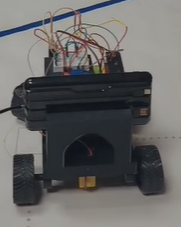
#> input picture media/robot-photos/version1/back.png, 181 x 227 px
$ python -i vision_floor.py   (imports and definitions only)
#> lines starting #> are read from the running program, lines starting #| are printed output that depends on the picture; after the words box and inside, x2 and y2 are one past the last pixel; in counts of white or black regions, pixels touching at a corner belong together
# vision_floor.py

import cv2
import numpy as np


def build_floor_mask(frame):
    hsv = cv2.cvtColor(frame, cv2.COLOR_BGR2HSV)

    lower_floor = np.array([0, 0, 80])
    upper_floor = np.array([180, 80, 255])

    floor_mask = cv2.inRange(hsv, lower_floor, upper_floor)

    kernel = np.ones((7, 7), np.uint8)

    floor_mask = cv2.morphologyEx(floor_mask, cv2.MORPH_CLOSE, kernel)
    floor_mask = cv2.morphologyEx(floor_mask, cv2.MORPH_OPEN, kernel)

    return floor_mask


def largest_white_segment(row):
    best_start = None
    best_end = None
    best_len = 0
    current_start = None

    for x, value in enumerate(row):
        if value > 0:
            if current_start is None:
                current_start = x
        else:
            if current_start is not None:
                current_end = x - 1
                current_len = current_end - current_start + 1

                if current_len > best_len:
                    best_start = current_start
                    best_end = current_end
                    best_len = current_len

                current_start = None

    if current_start is not None:
        current_end = len(row) - 1
        current_len = current_end - current_start + 1

        if current_len > best_len:
            best_start = current_start
            best_end = current_end
            best_len = current_len

    return best_start, best_end, best_len


def analyze_floor(frame):
    height, width = frame.shape[:2]
    floor_mask = build_floor_mask(frame)
    annotated = frame.copy()

    scanline_ys = [
        int(height * 0.58),
        int(height * 0.66),
        int(height * 0.74),
        int(height * 0.82),
    ]

    centers = []
    segment_lengths = []

    for y in scanline_ys:
        row = floor_mask[y, :]
        start_x, end_x, segment_len = largest_white_segment(row)

        cv2.line(annotated, (0, y), (width, y), (255, 255, 255), 1)

        if start_x is None or end_x is None or segment_len < 120:
            continue

        center_x = (start_x + end_x) // 2

        centers.append(center_x)
        segment_lengths.append(segment_len)

        cv2.circle(annotated, (start_x, y), 5, (255, 255, 255), -1)
        cv2.circle(annotated, (end_x, y), 5, (255, 255, 255), -1)
        cv2.circle(annotated, (center_x, y), 5, (255, 255, 255), -1)

    if centers:
        target_x = int(np.median(centers[-2:]))
        vision_ok = True
    else:
        target_x = width // 2
        vision_ok = False

    error = target_x - (width // 2)
    steering_value = int((error / (width // 2)) * 100)
    steering_value = max(-100, min(100, steering_value))

    # Front check: look at upper-middle area.
    # If the visible white floor ahead is small, a wall/corner is near.
    front_y1 = int(height * 0.38)
    front_y2 = int(height * 0.58)
    front_x1 = int(width * 0.25)
    front_x2 = int(width * 0.75)

    front_roi = floor_mask[front_y1:front_y2, front_x1:front_x2]
    white_pixels = cv2.countNonZero(front_roi)
    roi_area = front_roi.shape[0] * front_roi.shape[1]
    front_white_ratio = white_pixels / roi_area

    front_blocked = front_white_ratio < 0.35

    cv2.rectangle(
        annotated,
        (front_x1, front_y1),
        (front_x2, front_y2),
        (255, 255, 255),
        2,
    )

    target_y = int(height * 0.76)

    cv2.circle(annotated, (target_x, target_y), 10, (255, 255, 255), -1)
    cv2.line(annotated, (width // 2, height), (target_x, target_y), (255, 255, 255), 2)

    cv2.putText(
        annotated,
        f"err={error}, steer={steering_value}, front={front_white_ratio:.2f}, blocked={front_blocked}",
        (20, 40),
        cv2.FONT_HERSHEY_SIMPLEX,
        0.55,
        (255, 255, 255),
        2,
    )

    return {
        "floor_mask": floor_mask,
        "annotated": annotated,
        "target_x": target_x,
        "error": error,
        "steering_value": steering_value,
        "vision_ok": vision_ok,
        "centers": centers,
        "segment_lengths": segment_lengths,
        "front_white_ratio": front_white_ratio,
        "front_blocked": front_blocked,
    }

>>> import cv2
>>> picture = cv2.imread('../../media/robot-photos/version1/back.png')
#> picture is the input picture: shape (227, 181, 3); mean B, G, R 102.2, 102.7, 103.3
>>> result = analyze_floor(picture)
#> in build_floor_mask, `hsv = cv2.cvtColor(frame, cv2.COLOR_BGR2HSV)`: hsv: shape (227, 181, 3); mean H, S, V 58.2, 30.6, 107.3
#> in build_floor_mask, `floor_mask = cv2.inRange(hsv, lower_floor, upper_floor)`:
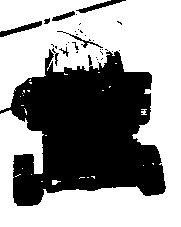
#> floor_mask: shape (227, 181); 58.8% white; 32 black regions (24 under 20 px), largest, box (x1, y1, x2, y2) and area: (0, 49, 166, 206) 16151, (0, 21, 42, 37) 212, (76, 0, 126, 13) 189
#> in build_floor_mask, `floor_mask = cv2.morphologyEx(floor_mask, cv2.MORPH_CLOSE, kernel)`:
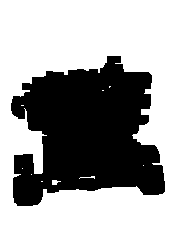
#> floor_mask: shape (227, 181); 62.1% white; 1 black region, box (x1, y1, x2, y2) and area: (11, 56, 165, 206) 15576
#> in build_floor_mask, `floor_mask = cv2.morphologyEx(floor_mask, cv2.MORPH_OPEN, kernel)`:
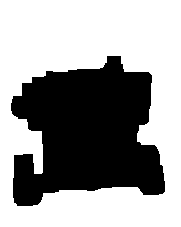
#> floor_mask: shape (227, 181); 61.4% white; 1 black region, box (x1, y1, x2, y2) and area: (11, 56, 165, 206) 15878
#> the loop in analyze_floor, `for y in scanline_ys:` made 4 passes
#> (current_len in largest_white_segment, start_x, end_x, segment_len) on passes 1, 3, 4: (43, 138, 180, 43), (18, 163, 180, 18), (16, 165, 180, 16)
#> (current_len in largest_white_segment, start_x, end_x, segment_len) on pass 2: (23, 0, 42, 43)
#> after the loop in analyze_floor, `for y in scanline_ys:`:
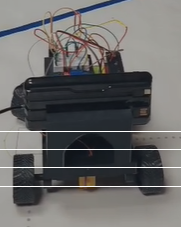
#> annotated: shape (227, 181, 3); 1.76% of pixels changed, all inside (x1, y1, x2, y2) = (0, 131, 181, 187)
#> after the loop in analyze_floor, `for y in scanline_ys:`: centers = []
#> in analyze_floor, `front_roi = floor_mask[front_y1:front_y2, front_x1:front_x2]`: front_roi: shape (45, 90); every value is 0
#> in analyze_floor, `white_pixels = cv2.countNonZero(front_roi)`: white_pixels = 0
#> in analyze_floor, `front_blocked = front_white_ratio < 0.35`: front_blocked = True
#> in analyze_floor, `cv2.putText( annotated, f"err={error}, steer={steering_value}, front={..`:
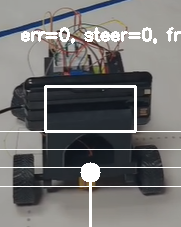
#> annotated: shape (227, 181, 3); mean B, G, R 113.7, 114.1, 114.6
#> result = 10 items

$ run again, on media/robot-photos/version1/front.png
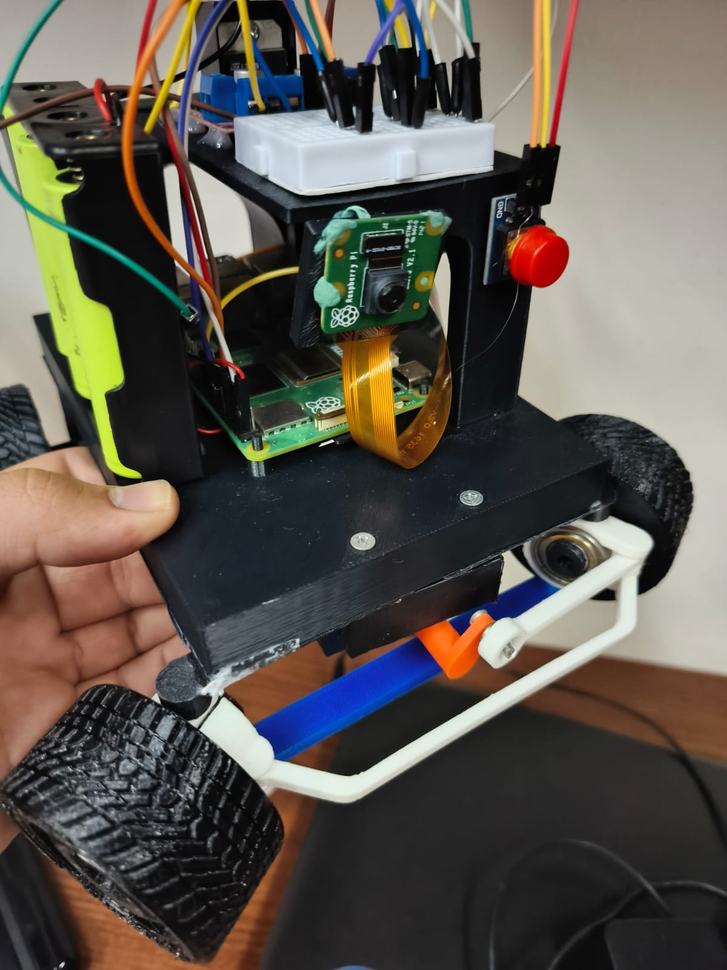
#> input picture media/robot-photos/version1/front.png, 727 x 970 px, shrunk from 1200 x 1600 before the run
#> picture is the input picture: shape (970, 727, 3); mean B, G, R 79.1, 87.2, 92.7
#> hsv: shape (970, 727, 3); mean H, S, V 49.4, 61.3, 100.6
#> in build_floor_mask, `floor_mask = cv2.morphologyEx(floor_mask, cv2.MORPH_OPEN, kernel)`:
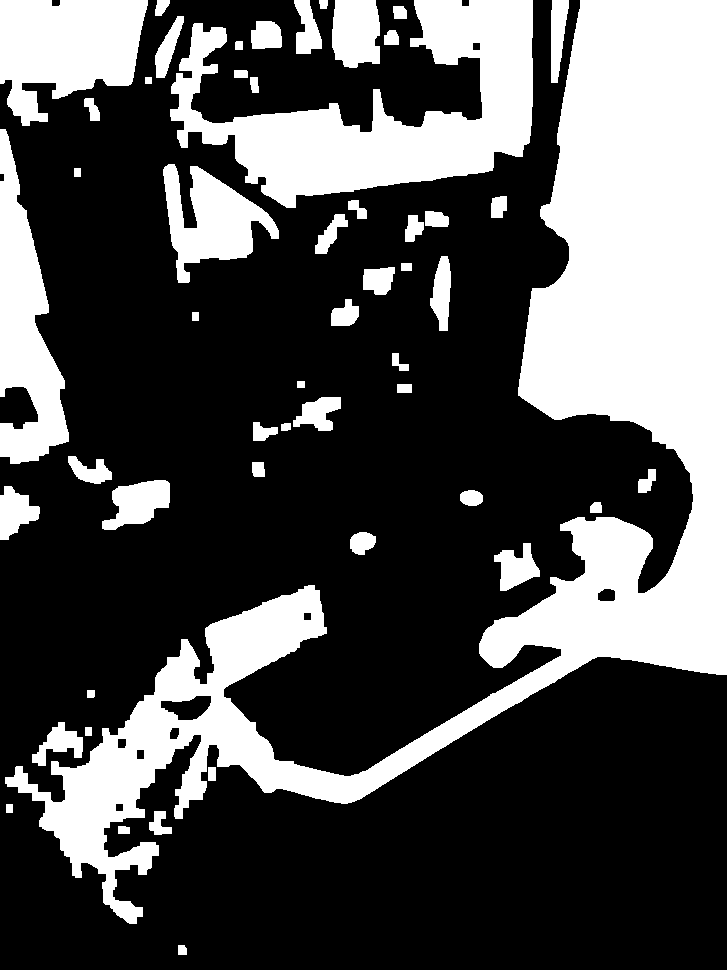
#> floor_mask: shape (970, 727); 32.1% white; 53 white regions, largest, box (x1, y1, x2, y2) and area: (5, 0, 727, 924) 139470, (170, 0, 533, 208) 32683, (0, 0, 148, 126) 12988
#> the loop in analyze_floor, `for y in scanline_ys:` made 4 passes
#> (start_x, end_x, segment_len) on passes 3 to 4: (130, 177, 48), (65, 139, 75)
#> after the loop in analyze_floor, `for y in scanline_ys:`: centers = [603]; segment_lengths = [246]
#> target_x = 603
#> error = 240
#> steering_value = 66
#> front_roi: shape (194, 364); 5.5% white; 11 white regions, largest, box (x1, y1, x2, y2) and area: (112, 29, 160, 63) 993, (337, 0, 364, 45) 954, (169, 164, 195, 187) 450
#> white_pixels = 3902
#> front_white_ratio = 0.0553
#> front_blocked = True
#> in analyze_floor, `cv2.putText( annotated, f"err={error}, steer={steering_value}, front={..`:
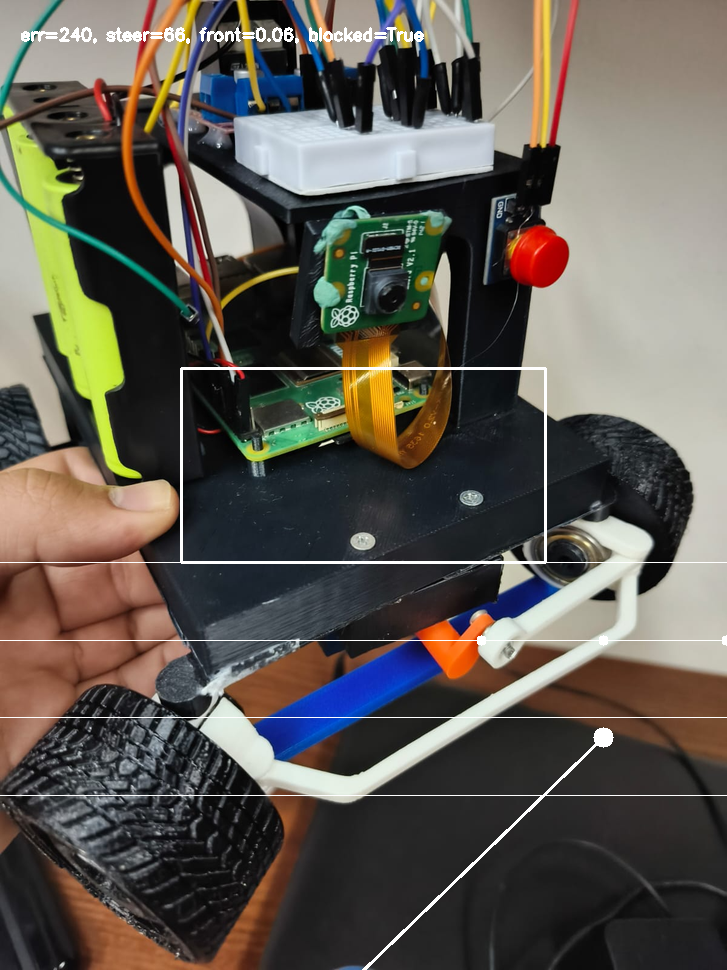
#> annotated: shape (970, 727, 3); mean B, G, R 81.6, 89.7, 95
#> result = 10 items
